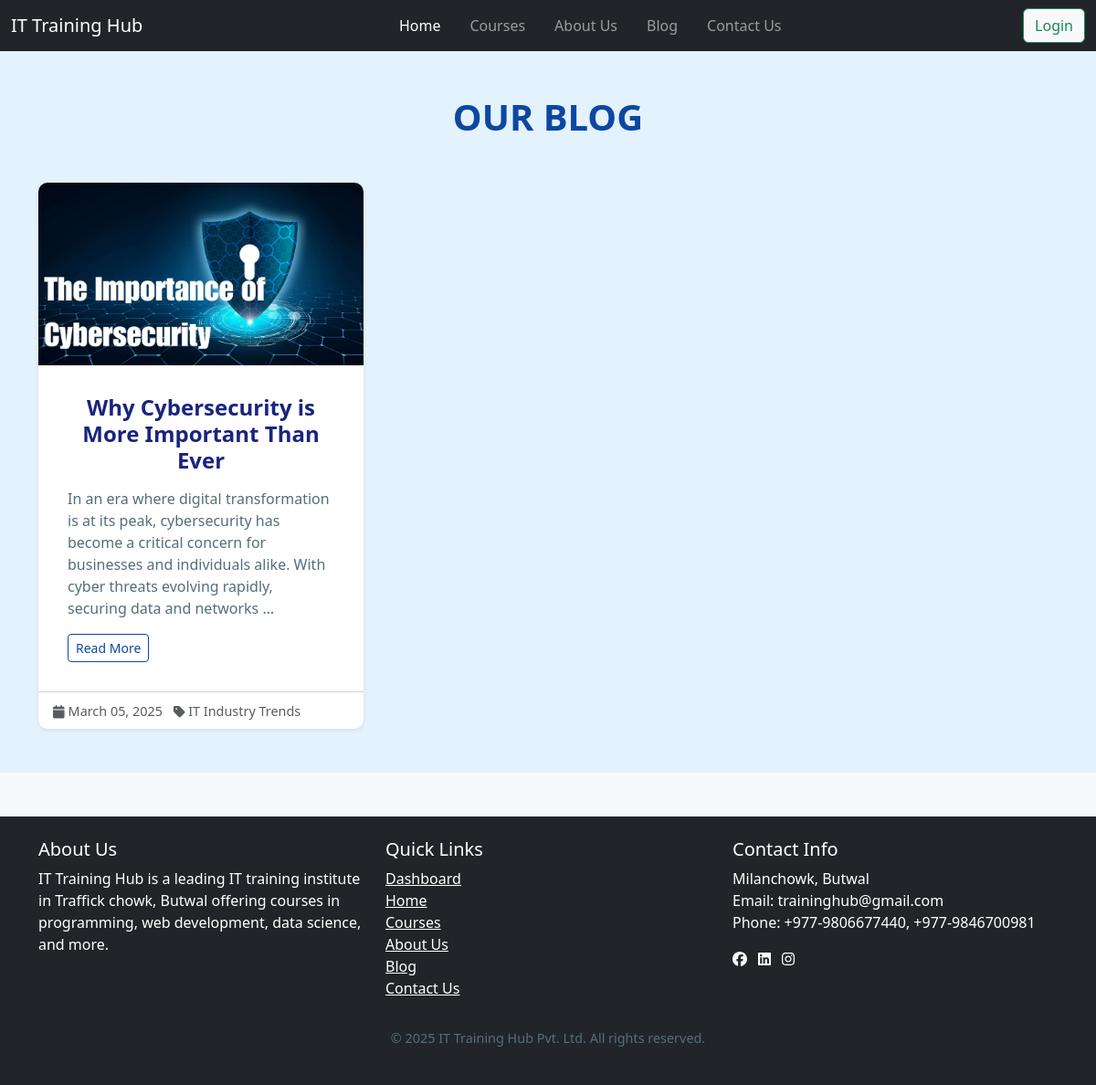
/blog/, run on an earlier commit of the app's database.
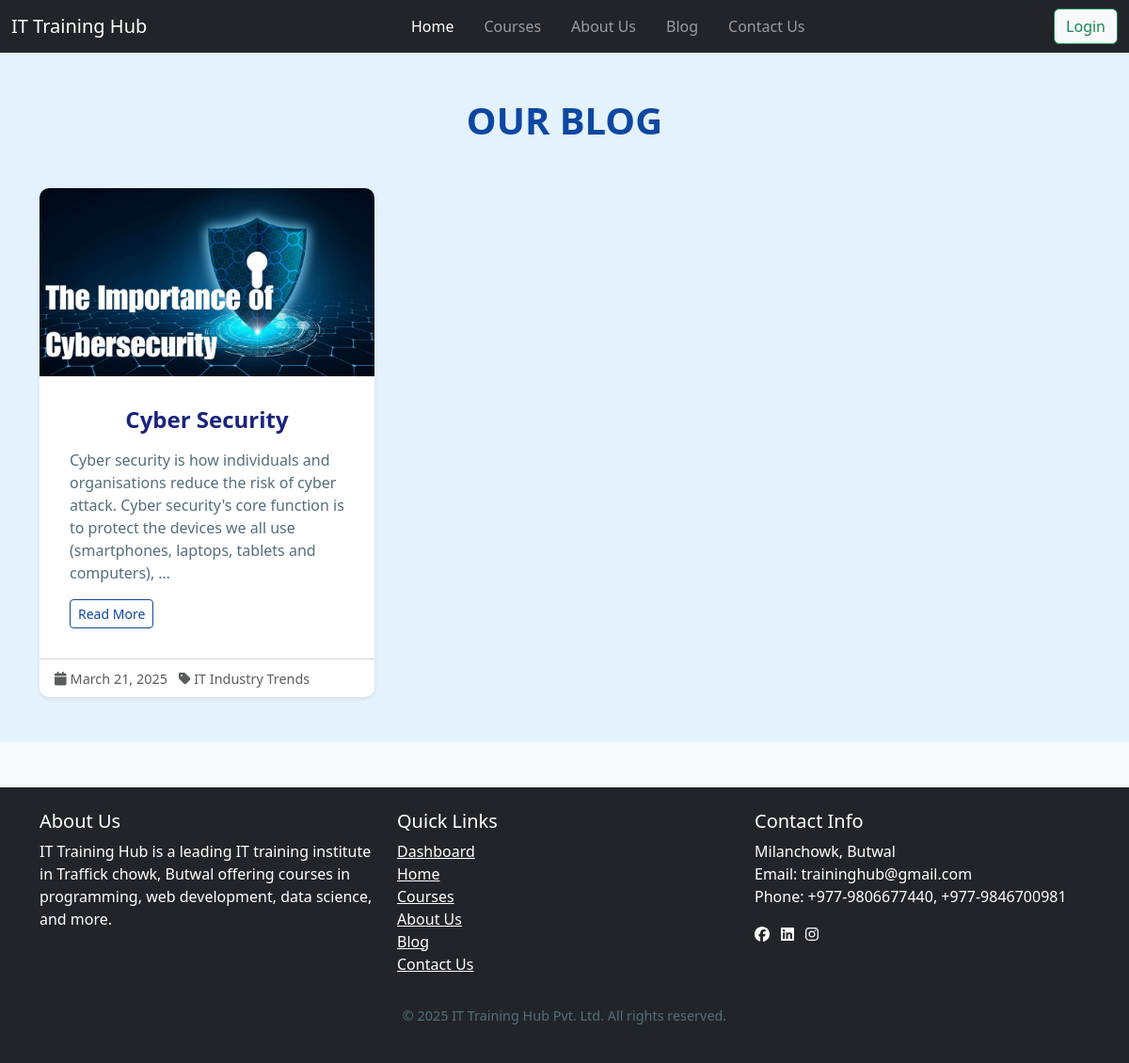
And on a later commit of the database.
### myapp/models.py (models this page shows, shortened)
class Blog(models.Model):
    CATEGORY_CHOICES = [
        ('trends', 'IT Industry Trends'),
        ('learning-tips', 'Learning Tips for Programming'),
        ('career-guidance', 'Career Guidance in Tech Fields'),
    ]
    title = models.CharField(max_length=200)
    slug = models.SlugField(max_length=200, unique=True, blank=True)
    content = models.TextField()
    category = models.CharField(max_length=50, choices=CATEGORY_CHOICES)
    image = models.ImageField(upload_to='blogs/', blank=True, null=True)
    created_at = models.DateTimeField(auto_now_add=True)
    updated_at = models.DateTimeField(auto_now=True)

### myapp/views.py (the view)
# urls.py: path("blog/", blog_list,name='blog_list'),
def blog_list(request):
    blogs = Blog.objects.all()
    return render(request, 'main/blog_list.html', {'blogs': blogs, 'date':date})

### myapp/templates/main/blog_list.html (shortened to what this page needs)
{% extends 'base.html' %}
{% load static %}
{% block content %}
<section class="blog-section py-5" style="background-color: #e3f2fd;">
  <div class="container">
    <h2 class="text-center mb-5" style="color: #0d47a1; font-weight: bold; text-transform: uppercase;">Our Blog</h2>
    <div class="row row-cols-1 row-cols-md-2 row-cols-lg-3 g-4">
      {% for blog in blogs %}
      <div class="col">
        <div class="card h-100 shadow-sm">
          {% if blog.image %}
          <img src="{{ blog.image.url }}" class="card-img-top" alt="{{ blog.title }}">
          {% else %}
          <img src="{% static 'images/default-blog.jpg' %}" class="card-img-top" alt="Default Blog Image">
          {% endif %}
          <div class="card-body">
            <h5 class="card-title" style="color: #1a237e;">{{ blog.title }}</h5>
            <p class="card-text" style="color: #546e7a;">{{ blog.content|truncatewords:30 }}</p>
            <a href="{% url 'blog_detail' blog.slug %}" class="btn btn-outline-primary btn-sm">Read More</a>
          </div>
          <div class="card-footer bg-transparent">
            <small class="text-muted">
              <i class="fas fa-calendar me-1"></i>{{ blog.created_at|date:"F d, Y" }}
              <span class="ms-2"><i class="fas fa-tag me-1"></i>{{ blog.get_category_display }}</span>
            </small>
          </div>
        </div>
      </div>
      {% endfor %}
    </div>
  </div>
</section>
{% endblock content %}

What changed in the data, as far as the page shows it:
removed Blog: image (picture), title "Why Cybersecurity is More Important Than Ever", content "In an era where digital transformation is at its peak, cybersecurity has become a critical concern for businesses and individuals alike. With cyber threats evolving rapidly, securing data and networks …", created_at "March 05, 2025", category "IT Industry Trends"
added Blog: image (picture), title "Cyber Security", content "Cyber security is how individuals and organisations reduce the risk of cyber attack. Cyber security's core function is to protect the devices we all use (smartphones, laptops, tablets and computers), …", created_at "March 21, 2025", category "IT Industry Trends"
